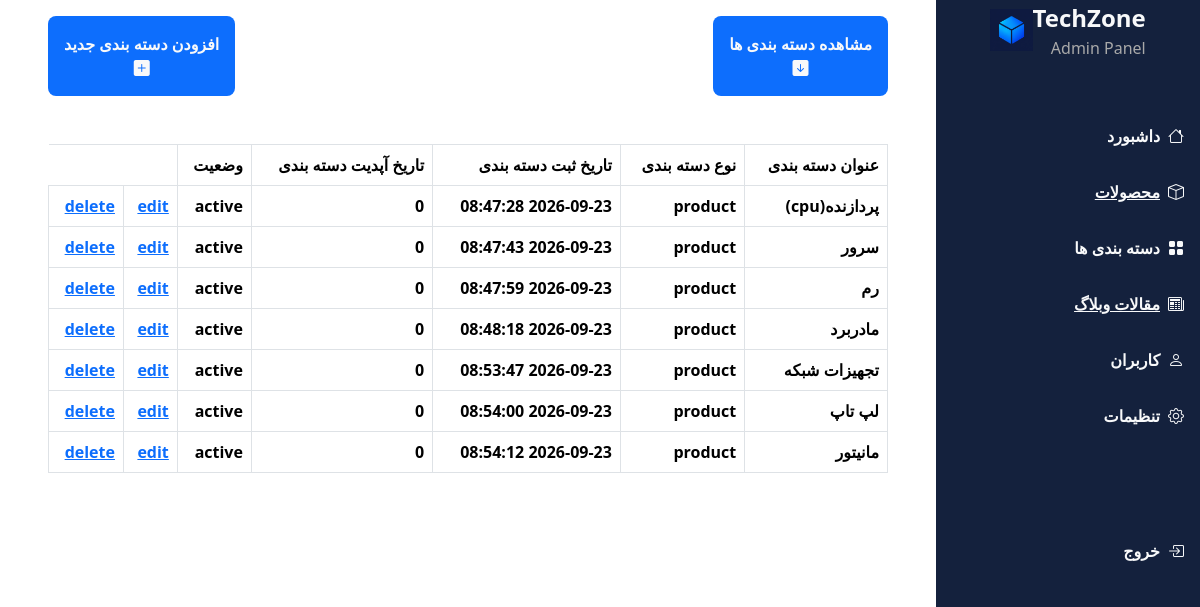
Page /pages/categories-html.php on the committed database.
### tables this page shows
CREATE TABLE `category` (
  `id` int(11) NOT NULL,
  `title` varchar(255) NOT NULL,
  `blong` varchar(255) NOT NULL,
  `date` int(11) NOT NULL,
  `updatee` int(11) NOT NULL,
  `status` int(11) NOT NULL,
  `banner` text NOT NULL
);

### php/categories.php (called while the page is built, shortened)
<?php
global $conn;
?>
<?php
$sql2="SELECT * FROM `category`";
$stmt2=$conn->prepare($sql2);
$stmt2->execute();
$result2=$stmt2->fetchAll();
?>

### pages/show-categories-html.php (the view, shortened to what this page needs)
<?php
require_once '../php/categories.php';
global $result2;
?>
<link
        href="https://cdn.jsdelivr.net/npm/bootstrap@5.3.8/dist/css/bootstrap.min.css"
        rel="stylesheet"
/>
<link
        rel="stylesheet"
        href="https://cdn.jsdelivr.net/npm/bootstrap-icons@1.13.1/font/bootstrap-icons.min.css"
/>
<div class="categories-container">
    <table class="table table-bordered" >
        <tr class="">
            <th class="" >عنوان دسته بندی</th>
            <th class="">نوع دسته بندی</th>
            <th class="" >تاریخ ثبت دسته بندی</th>
            <th class="">تاریخ آپدیت دسته بندی</th>
            <th class="">وضعیت</th>
        </tr>
        <?php foreach ($result2 as $row)  : ?>
        <tr>
            <th><?= $row['title'] ?></th>
            <th><?= $row['blong'] ?></th>
           <?php $date = date('Y-m-d H:i:s', $row['date']) ?>
            <?php
            if($row['updatee']==0){
                $update=0;
            }else{
            $update = date('Y-m-d H:i:s', $row['updatee']) ;
            } ?>
            <th><?= $date ?></th>
            <th><?= $update ?></th>
            <?php
            $status='';
            if($row['status'] == 1){
                $status="active";
            }else{
                $status="inactive";
            }
            ?>
            <th><?= $status ?></th>
            <th><a class="edit-category" href="./edit-category-html.php?id=<?=$row['id']?>">edit</a></th>
            <th><a class="delet-category" href="../php/delete-category.php?id=<?=$row['id']?>">delete</a></th>
        </tr>
        <?php endforeach; ?>
    </table>
</div>

### pages/categories-html.php (shortened to what this page needs)
<!doctype html>
<html lang="fa" dir="rtl">
<head>
    <link
            href="https://cdn.jsdelivr.net/npm/bootstrap@5.3.8/dist/css/bootstrap.min.css"
            rel="stylesheet"
    />
    <link
            rel="stylesheet"
            href="https://cdn.jsdelivr.net/npm/bootstrap-icons@1.13.1/font/bootstrap-icons.min.css"
    />
<linK rel="stylesheet" href="../css/categories-html.css">
</head>
<body class="d-flex">
<?php
require_once './sidebar-panel-admin.php';
?>
<main class="main-content d-flex " style="flex:1;">
    <div class="add-btn-show-btn-container w-100 mx-5 d-flex flex-column gap-4 " >
        <div class="d-flex justify-content-between mt-3 ">
            <a class="show-categories-btn bg-primary p-3 text-light text-decoration-none fw-bold rounded-3 d-flex flex-column align-items-center">مشاهده دسته بندی ها<i class="bi bi-arrow-down-square-fill"></i></a>
            <a class="add-categories-btn bg-primary p-3 text-light text-decoration-none fw-bold rounded-3 d-flex flex-column align-items-center" href="./add-category-html.php">افزودن دسته بندی جدید<i class="bi bi-plus-square-fill"></i></a>
        </div>
        <?php
        require_once './show-categories-html.php';
        ?>
    </div>
</main>
</body>
</html>

### pages/sidebar-panel-admin.php (shortened to what this page needs)
<head>
    <link
            href="https://cdn.jsdelivr.net/npm/bootstrap@5.3.8/dist/css/bootstrap.min.css"
            rel="stylesheet"
    />
    <link
            rel="stylesheet"
            href="https://cdn.jsdelivr.net/npm/bootstrap-icons@1.13.1/font/bootstrap-icons.min.css"
    />
    <link rel="stylesheet" href="../css/sidebar-panel-admin.css" />
</head>
<div class="side-bar " dir="rtl" >
    <div class="top-logo d-flex justify-content-center align-items-center">
        <div class="description d-flex flex-column">
            <p class="fw-bold fs-4 text-light m-0 p-0">TechZone</p>
            <p class="p2-logo m-0 p-0">Admin Panel</p>
        </div>
        <img src="../images/cube-bluebg.png" class="bluebg-cube" />
    </div>
    <ul class="list-unstyled mt-5 p-0">
        <li>
            <button
                    class="sider-btnn d-flex gap-2 w-100 p-3 fw-bold cardd text-light text-end border-0"
            >
                <i class="bi bi-house"></i>
                <span>داشبورد</span>
            </button>
        </li>
        <li>
            <a
                    class="sider-btnn d-flex gap-2 w-100 p-3 fw-bold cardd text-light text-end border-0"
                    href="./products-html.php"
            >
                <i class="bi bi-box"></i>
                <span>محصولات</span>
            </a>
        </li>
        <li>
            <a
                    class="sider-btnn d-flex gap-2 w-100 p-3 fw-bold cardd text-light text-end border-0 text-decoration-none"
                    href="categories-html.php"
            >
                <i class="bi bi-grid-fill"></i>
                <span>دسته بندی ها</span>
            </a>
        </li>
        <li>
            <a
                    class="sider-btnn d-flex gap-2 w-100 p-3 fw-bold cardd text-light text-end border-0"
                    href="./blog-html.php"
            >
                <i class="bi bi-newspaper"></i>
                <span> مقالات وبلاگ</span>
            </a>
        </li>
        <li>
            <button
                    class="sider-btnn d-flex gap-2 w-100 p-3 fw-bold cardd text-light text-end border-0"
            >
                <i class="bi bi-person"></i>
                <span>کاربران</span>
            </button>
        </li>
        <li>
            <button
                    class="sider-btnn d-flex gap-2 w-100 p-3 fw-bold cardd text-light text-end border-0"
            >
                <i class="bi bi-gear"></i>
                <span>تنظیمات</span>
            </button>
        </li>
    </ul>
    <button
            class="sider-btnn logout-btn d-flex gap-2 w-100 p-3 fw-bold cardd text-light text-end border-0"
    >
        <i class="bi bi-box-arrow-in-right"></i>
        <span>خروج</span>
    </button>
</div>

### css/sidebar-panel-admin.css (style rules this page uses)
.side-bar { height: 100vh; background-color: #14213d; width: 22%; }
.bluebg-cube { height: 16%; width: 16%; }
.p2-logo { color: darkgrey; }
.cardd { background-color: #14213d; }
.logout-btn { margin-top: 30%; }

### rows in the picture
category: title "پردازنده(cpu)", blong "product", date "2026-09-23 08:47:28", updatee "0", status "active"
category: title "سرور", blong "product", date "2026-09-23 08:47:43", updatee "0", status "active"
category: title "رم", blong "product", date "2026-09-23 08:47:59", updatee "0", status "active"
category: title "مادربرد", blong "product", date "2026-09-23 08:48:18", updatee "0", status "active"
category: title "تجهیزات شبکه", blong "product", date "2026-09-23 08:53:47", updatee "0", status "active"
category: title "لپ تاپ", blong "product", date "2026-09-23 08:54:00", updatee "0", status "active"
category: title "مانیتور", blong "product", date "2026-09-23 08:54:12", updatee "0", status "active"
